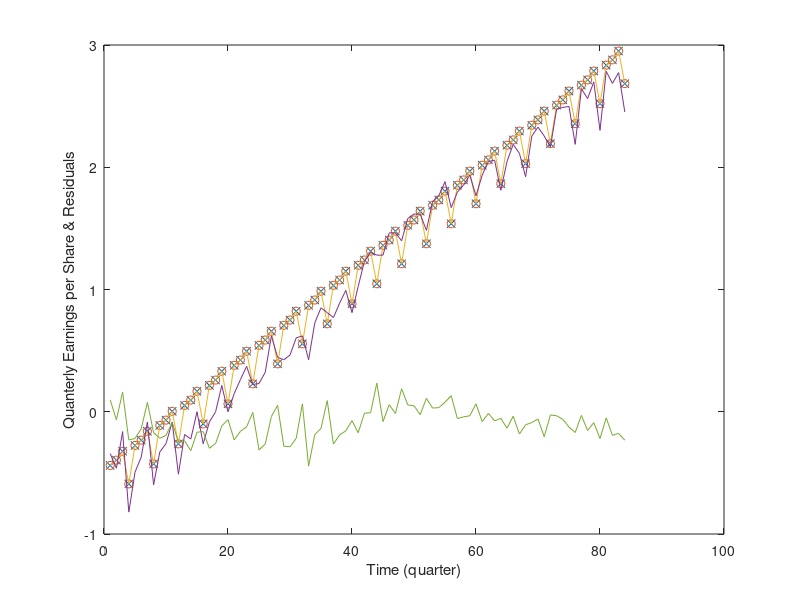

This chart was generated by the following MATLAB code:

clc;

T = dlmread('datasets/jj_table.txt');
size = 21;

t = zeros;
x = zeros;
z = zeros(5,size); % without intercept term
z2 = zeros(6,size); % with intercept term
y = zeros;

for i=0:(size-1)
    for j=1:4
        index = i*4+j;
        
        t(index) = index;
        x(index) = T(i+1,j+1);
        
        z(1,index) = index;
        z(2,index) = 0;  % quarter 1
        z(3,index) = 0;  % quarter 2
        z(4,index) = 0;  % quarter 3
        z(5,index) = 0;  % quarter 4
        
        z2(1,index) = index;
        z2(2,index) = 1;
        z2(3,index) = 0;  % quarter 1
        z2(4,index) = 0;  % quarter 2
        z2(5,index) = 0;  % quarter 3
        z2(6,index) = 0;  % quarter 4
        
        if j==1
            z(2,index) = 1;
            z2(3,index) = 1;
        elseif j==2
            z(3,index) = 1;
            z2(4,index) = 1;
        elseif j==3
            z(4,index) = 1;
            z2(5,index) = 1;
        elseif j==4
            z(5,index) = 1;
            z2(6,index) = 1;
        end
    end
end

beta = inv((z*z'))*z*x';
y = beta'*z/4; 
plot(t,y,'x'); % plot of the model (without intercept term)
hold on;

beta2 = inv((z2*z2'))*z2*x';
y2 = beta'*z/4; 
plot(t,y2,'o'); % plot of the model (with intercept term)
hold on; 

plot(t,y,t,log(x)); % graph the data, with the fitted values superimposed
hold on;

residuals = log(x) - y;
plot(t,residuals);
hold on;
xlabel('Time (quarter)');
ylabel('Quanterly Earnings per Share & Residuals');



